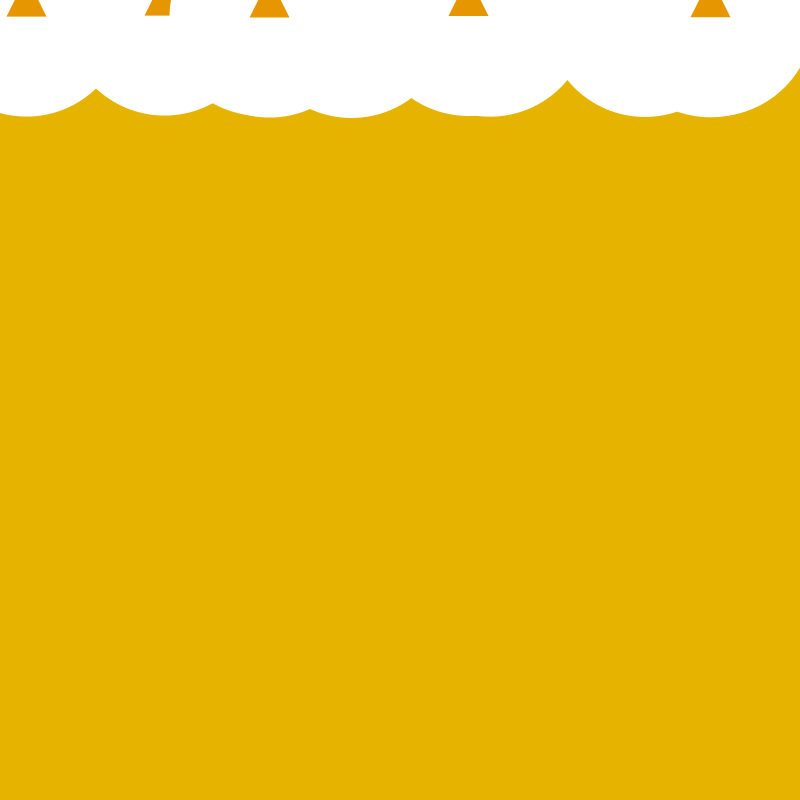
Frame 1 (no input)
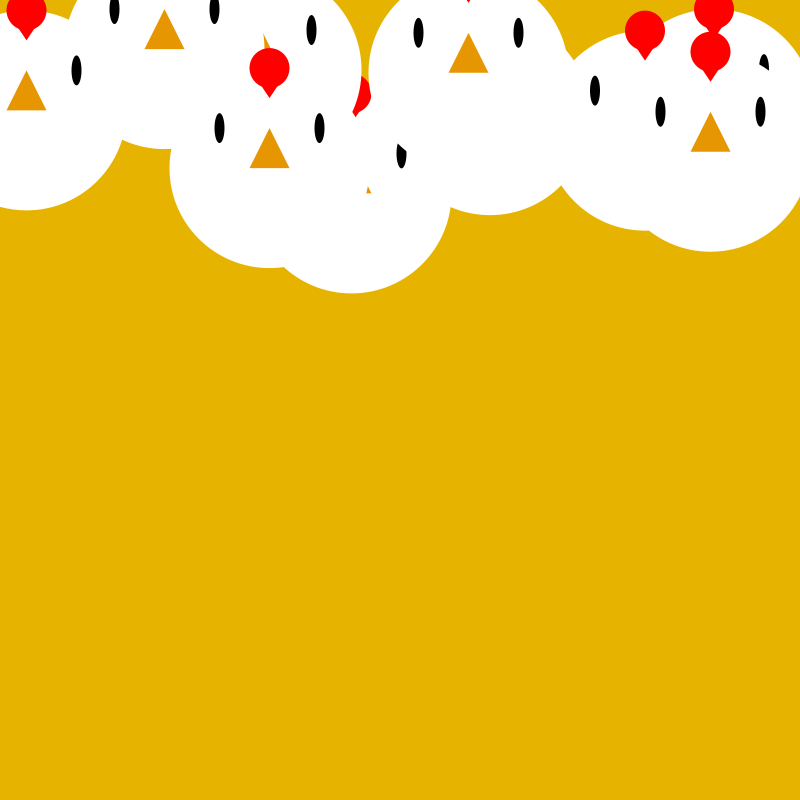
Frame 60 (the mouse pressed at the canvas centre just before this capture)
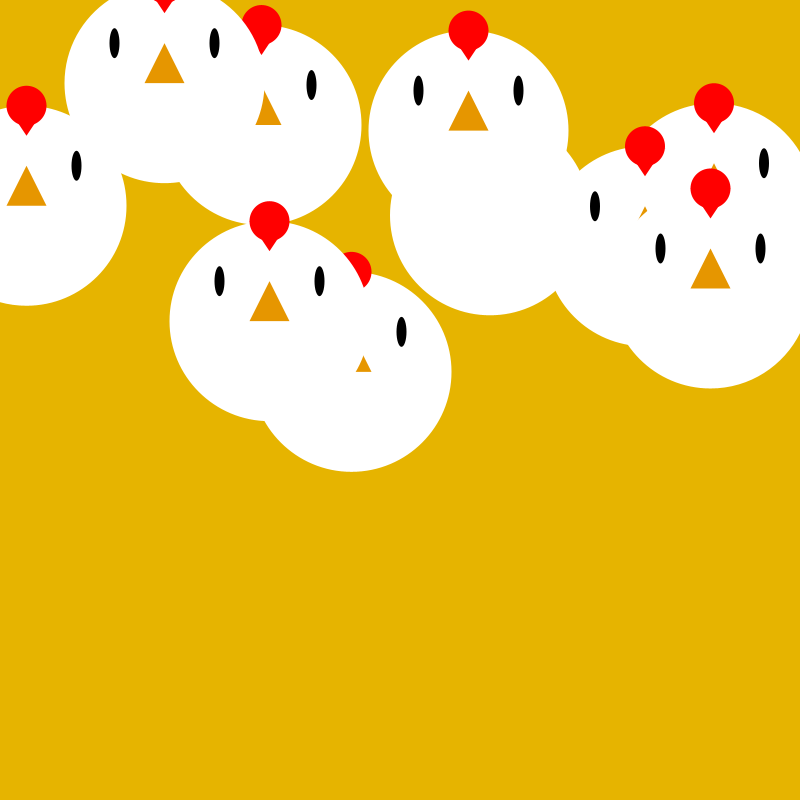
Frame 120 (the mouse held since frame 60 and released just before this capture)

The Processing sketch that drew these frames (run headless with seeded random() and noise(); from frame 60 on, the mouse is pressed at the canvas centre):

// Processing sketch: processing_62098
// ── processing_62098.pde

int chicks = 10;
int [] chicken = new int [chicks];
int [] chickX = new int [chicks];
float [] chickY = new float [chicks];
float [] fallingSpeed = new float [chicks];

void chick(float x, float y)
{
  noStroke(); smooth();
  fill(255);
  ellipse(x/2, y/2, 200,200);
  fill(255,0,0);
  ellipse(x/2,y/2 -100,40,40);
  fill(255,0,0);
  triangle(x/2 -20, y/2 -100, x/2 +20, y/2 -100, x/2, y/2 -70);
  fill(230,150,0);
  triangle(x/2,y/2 -40, x/2 +20, y/2, x/2 -20, y/2);
  fill(0);
  ellipse(x/2-50, y/2 -40, 10,30);
  ellipse(x/2+50, y/2 -40, 10,30);
}

void setup()
{
  size(800,800);
  background(230,180,0);
  float x,y;
  chick(300,300);
  chick(width,height);
  
  for(int i=0; i<chicks; i++)
  {
    chickX[i] = int(random(30,1500));
    chickY[i] = 30;
    fallingSpeed[i] = random(1,10);
  }
}
  
void draw()
{
  size(800,800);
  background(230,180,0);
 
  for(int i=0; i<chicks; i++)
  {
    chickY[i] += fallingSpeed[i]; 
    chick(chickX[i],chickY[i]);
  }
}
